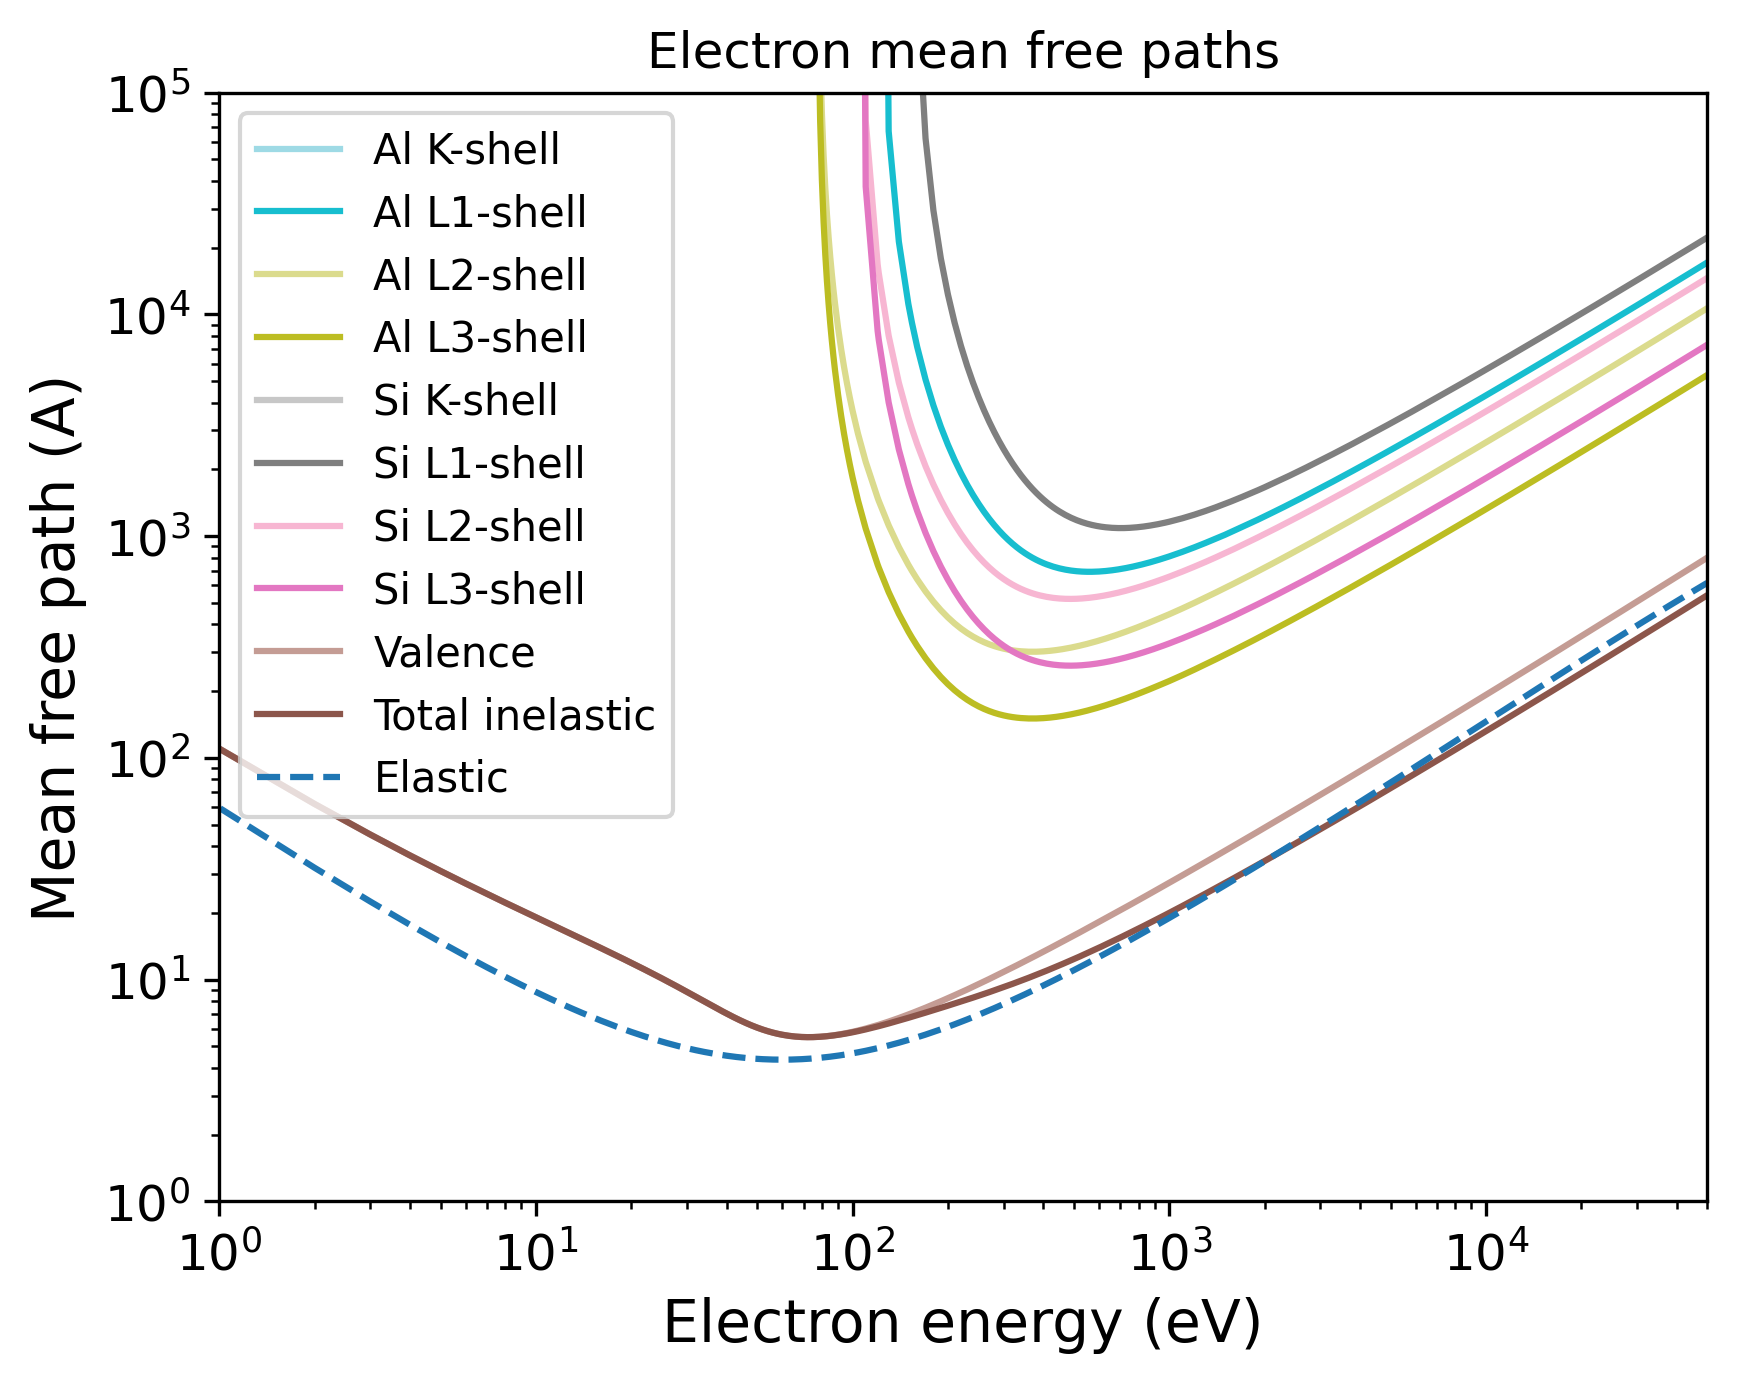

Here is the Python script that generated this plot:
import pandas as pd
import numpy as np
import matplotlib.pyplot as plt
import matplotlib.cm as cm
# Set the format:
plt.xlabel("Electron energy (eV)", fontsize=14)
plt.ylabel("Mean free path (A)", fontsize=14)
plt.xticks(fontsize=12)
plt.yticks(fontsize=12)
plt.grid(False)
# Set the axes:
# Read the output file:
df = pd.read_csv(r"OUTPUT_Al_on_Si_Electron_IMFP.dat", sep=r'\s+', header=None, comment="#", skipinitialspace=True)
plt.xscale("log")
plt.yscale("log")
# Prepare the plot:
columns_to_plot = [ 1, 2, 3, 4, 5, 6, 7, 8, 9, 10]
labels = [ "Al K-shell", "Al L1-shell", "Al L2-shell", "Al L3-shell", "Si K-shell", "Si L1-shell", "Si L2-shell", "Si L3-shell", "Valence", "Total inelastic"]
# Create N distinct colors from a colormap
N = len(columns_to_plot)
colors = plt.cm.tab20(np.linspace(1, 0, 20))
# Set line styles:
linestyles = [ "-", "-", "-", "-", "-", "-", "-", "-", "-", "-"]
for i, col in enumerate(columns_to_plot):
    color = colors[i % len(colors)]
    ls    = linestyles[i % len(linestyles)]
    label = labels[i % len(labels)]
    plt.plot(df.iloc[:, 0], df.iloc[:, col],
    color=color,
    label=label,
    linestyle=ls)
# Add a curve from the second file
df2 = pd.read_csv(r"OUTPUT_Al_on_Si_Electron_EMFP.dat", sep=r'\s+', header=None, comment="#", skipinitialspace=True)
columns_to_plot2 = [ 3]
labels2 = [ "Elastic"]
# Create second part of the plot:
for col, label in zip(columns_to_plot2, labels2):
    plt.plot(df2.iloc[:, 0], df2.iloc[:, col], label=label, linestyle="--")
plt.xlim(1.00000000,50000.00000000)
plt.ylim(1.00000000,100000.00000000)
plt.title("Electron mean free paths")
plt.legend(loc="best", fontsize=10)
# Save the plot in this format:
plt.savefig("OUTPUT_MFP_electron.png", dpi=300, bbox_inches="tight")
